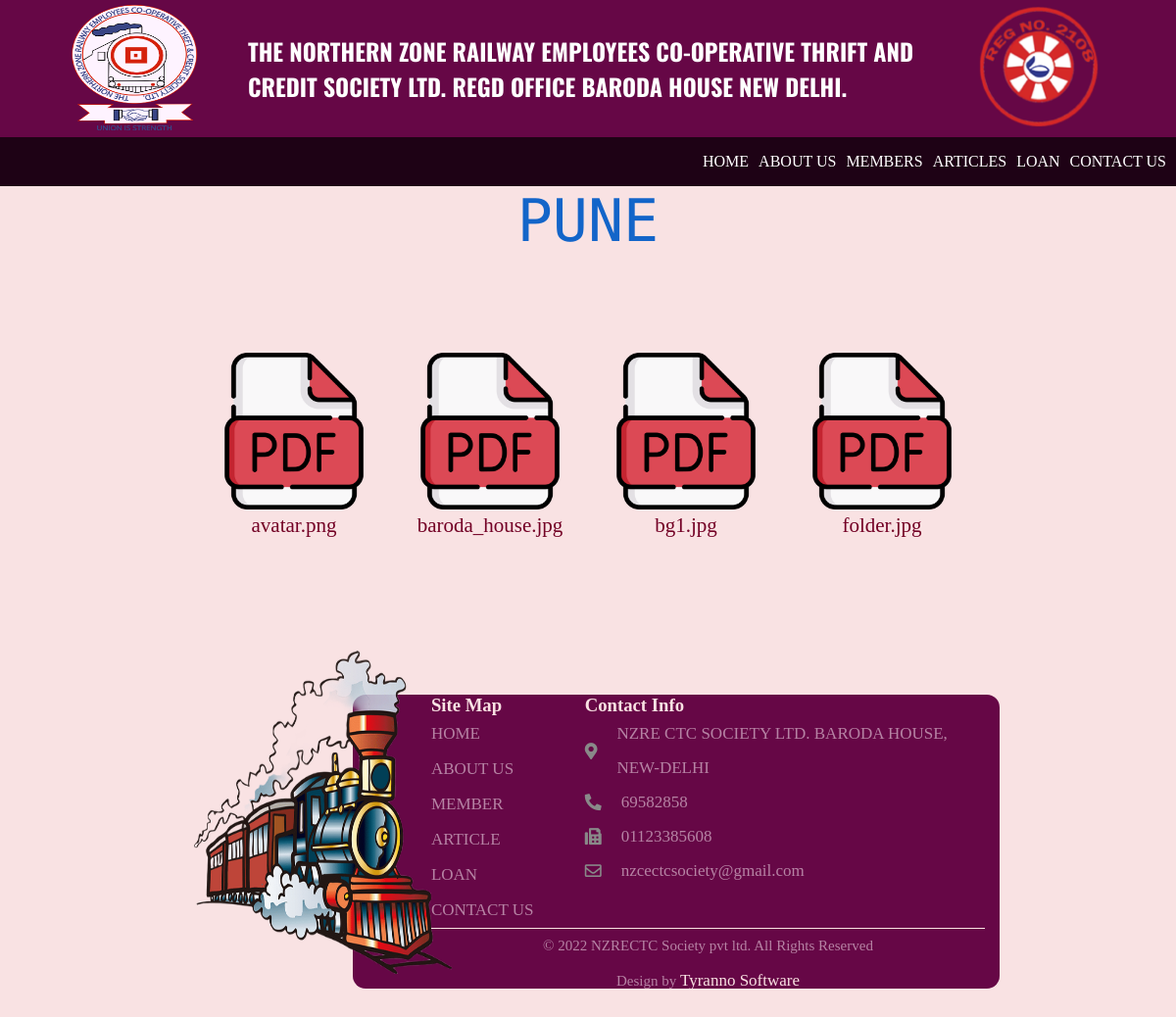
Page /branchfiles/Pune on the committed database.
### mysite/models.py (models this page shows, shortened)
class Branch(models.Model):
    bname = models.CharField(max_length=100, choices=BRANCH_CHOICES, blank=False)
    bfiles = models.FileField(upload_to="", blank=False)

### mysite/views.py (the view)
# urls.py: path('branchfiles/<branchwise>', views.branchfiles, name='branchfiles'),
def branchfiles(request, branchwise):
    if branchwise:
        listt = Branch.objects.values_list('bname', 'bfiles')
        dictt = {}
        dict_list = []
        for i in listt:
            if branchwise in i:
                dict_list.append(i[1])
        dictt[branchwise] = dict_list
        context = {"dictt": dictt, "branch": branchwise}
    return render(request, 'branchfiles.html', context)

### mysite/templates/branchfiles.html (shortened to what this page needs)
{% extends 'base.html' %} {% block body %}
<h1>{{branch}}</h1>
{% load static %}
<section class="branchfiles">
  <div class="container">
    <div class="files-row">
      <div class="files-container">
        {% for key,values in dictt.items %} {% for i in values %}
        <div class="file">
          <a href="/media/{{i}}" target="_blank"><img src="{% static 'assets/pdflogo2.png' %}" alt="" /></a>
          <p>{{i}}</p>
        </div>
        {% endfor %} {% endfor %}
      </div>
    </div>
  </div>
</section>
{% endblock body %}

### mysite/static/style/style.css (style rules this page uses)
* { padding: 0; margin: 0; box-sizing: border-box; scroll-behavior: smooth; }
h1 { font-family: "Monoton", cursive; color: rgb(19, 101, 201); font-size: 60px; word-spacing: 15px; font-weight: 100; text-transform: uppercase; text-align: center; margin-bottom: 30px; }
section { display: flex; justify-content: center; padding: 50px 100px; }
.container { width: 90%; max-width: 120rem; height: 100%; margin: 0 auto; position: relative; }
p { line-height: 25px; color: #730025; font-size: 21px; }
.files-row { display: flex; flex-wrap: wrap; justify-content: center; align-items: center; }
.files-container { display: flex; flex-wrap: wrap; justify-content: center; }
.file { display: flex; flex-direction: column; align-items: center; margin: 20px; }
.file img { width: 160px; }

### rows in the picture
Branch: bfiles "avatar.png"
Branch: bfiles "baroda_house.jpg"
Branch: bfiles "bg1.jpg"
Branch: bfiles "folder.jpg"

### other values in the picture
{{ branch }} "PUNE"
